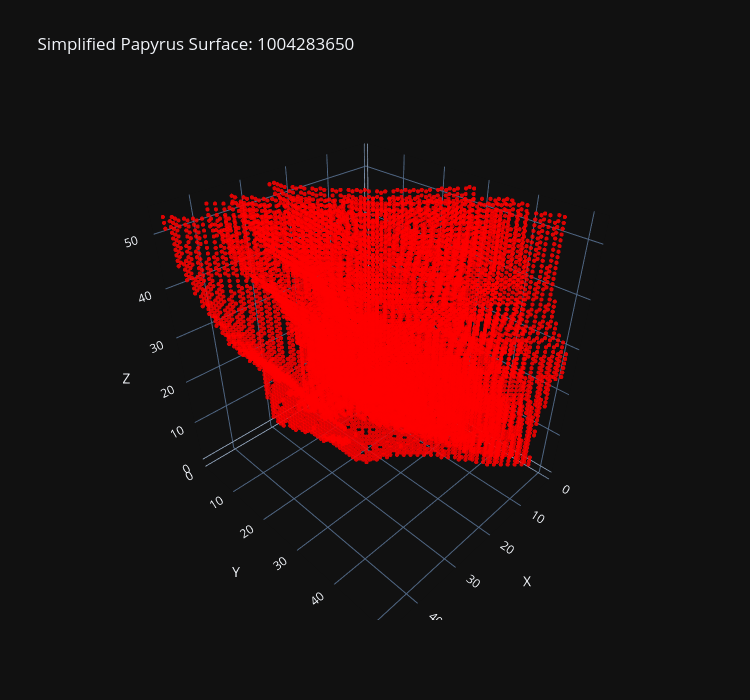

This figure's notebook cell:
### Code cell
z, y, x = np.where(label_simple == 1)

fig = go.Figure(
    data=go.Scatter3d(
        x=x, y=y, z=z, mode="markers", marker=dict(size=2.5, color="red", opacity=0.85)
    )
)

fig.update_layout(
    title=f"Simplified Papyrus Surface: 1004283650",
    scene=dict(xaxis_title="X", yaxis_title="Y", zaxis_title="Z", aspectmode="data"),
    width=750,
    height=700,
    template="plotly_dark",
)

fig.show()

### Figure 1 — Plotly figure (JSON) as saved in the notebook; plotly's stock layout.template omitted (floating-point values rounded to 4 significant figures; data arrays with more than 128 entries replaced by an {"elided": "..."} marker saying what was removed)
{"data": [{"marker": {"color": "red", "opacity": 0.85, "size": 2.5}, "mode": "markers", "type": "scatter3d", "x": {"elided": "12079 int values"}, "y": {"elided": "12079 int values"}, "z": {"elided": "12079 int values"}}], "layout": {"height": 700, "scene": {"aspectmode": "data", "xaxis": {"title": {"text": "X"}}, "yaxis": {"title": {"text": "Y"}}, "zaxis": {"title": {"text": "Z"}}}, "title": {"text": "Simplified Papyrus Surface: 1004283650"}, "width": 750}}
